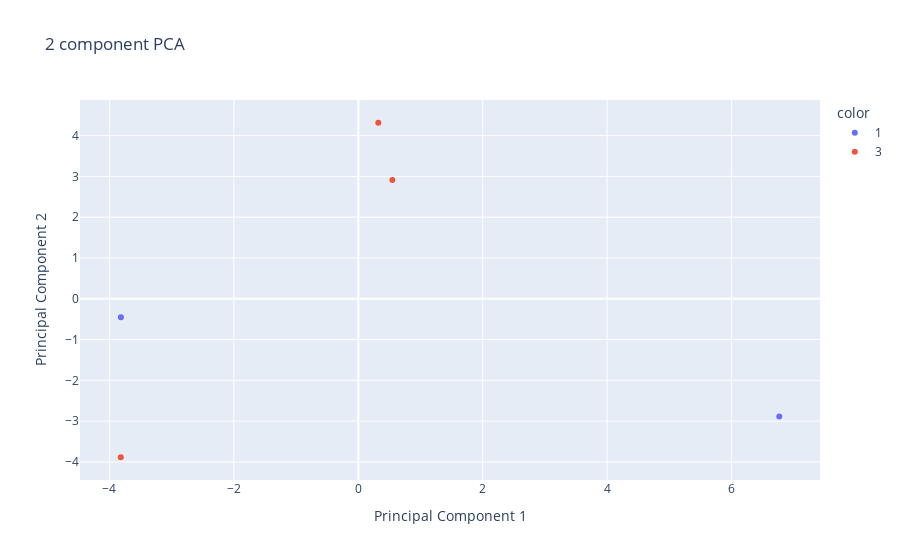

Source (notebook cell):
### Code cell
pca_scatter_plot(final_df, 'PC1', 'PC2', 'REASON')

### Figure 1 — Plotly figure (JSON) as saved in the notebook; plotly's stock layout.template omitted (floating-point values rounded to 4 significant figures)
{"data": [{"hovertemplate": "color=1<br>Principal Component 1=%{x}<br>Principal Component 2=%{y}<extra></extra>", "legendgroup": "1", "marker": {"color": "#636efa", "symbol": "circle"}, "mode": "markers", "name": "1", "orientation": "v", "showlegend": true, "type": "scatter", "x": [-3.817, 6.767], "xaxis": "x", "y": [-0.451, -2.887], "yaxis": "y"}, {"hovertemplate": "color=3<br>Principal Component 1=%{x}<br>Principal Component 2=%{y}<extra></extra>", "legendgroup": "3", "marker": {"color": "#EF553B", "symbol": "circle"}, "mode": "markers", "name": "3", "orientation": "v", "showlegend": true, "type": "scatter", "x": [0.5473, 0.3213, -3.819], "xaxis": "x", "y": [2.91, 4.315, -3.886], "yaxis": "y"}], "layout": {"legend": {"title": {"text": "color"}, "tracegroupgap": 0}, "title": {"text": "2 component PCA"}, "xaxis": {"anchor": "y", "domain": [0, 1], "title": {"text": "Principal Component 1"}}, "yaxis": {"anchor": "x", "domain": [0, 1], "title": {"text": "Principal Component 2"}}}}
